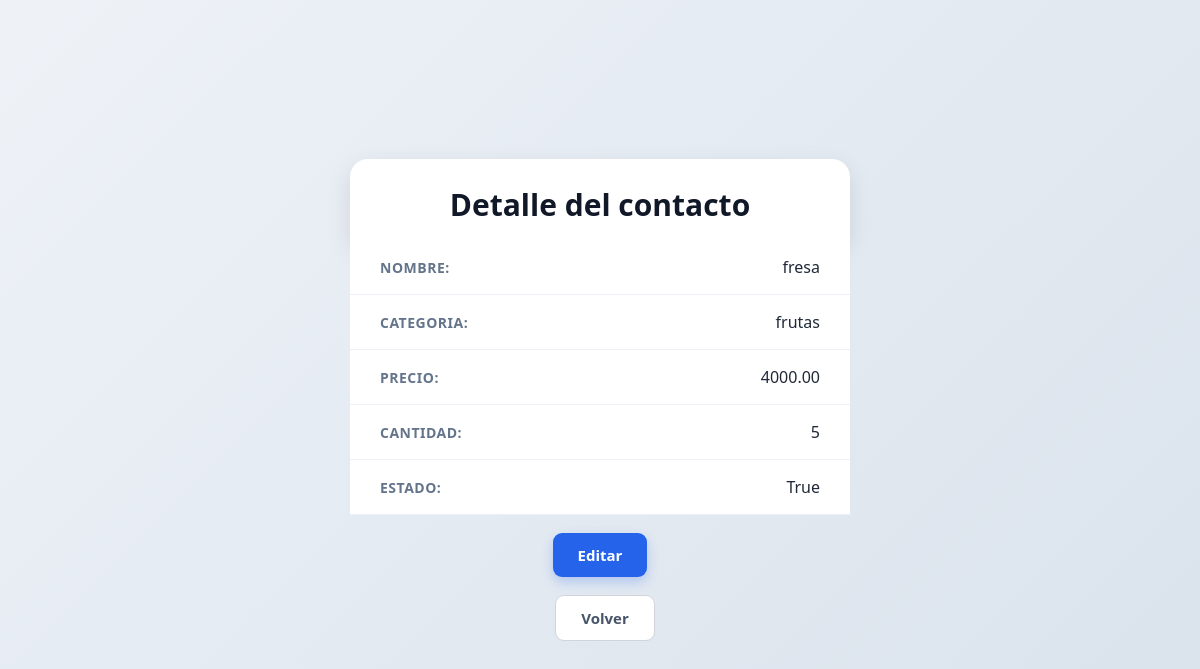
The app's page /productos/detalle/4/, older data.
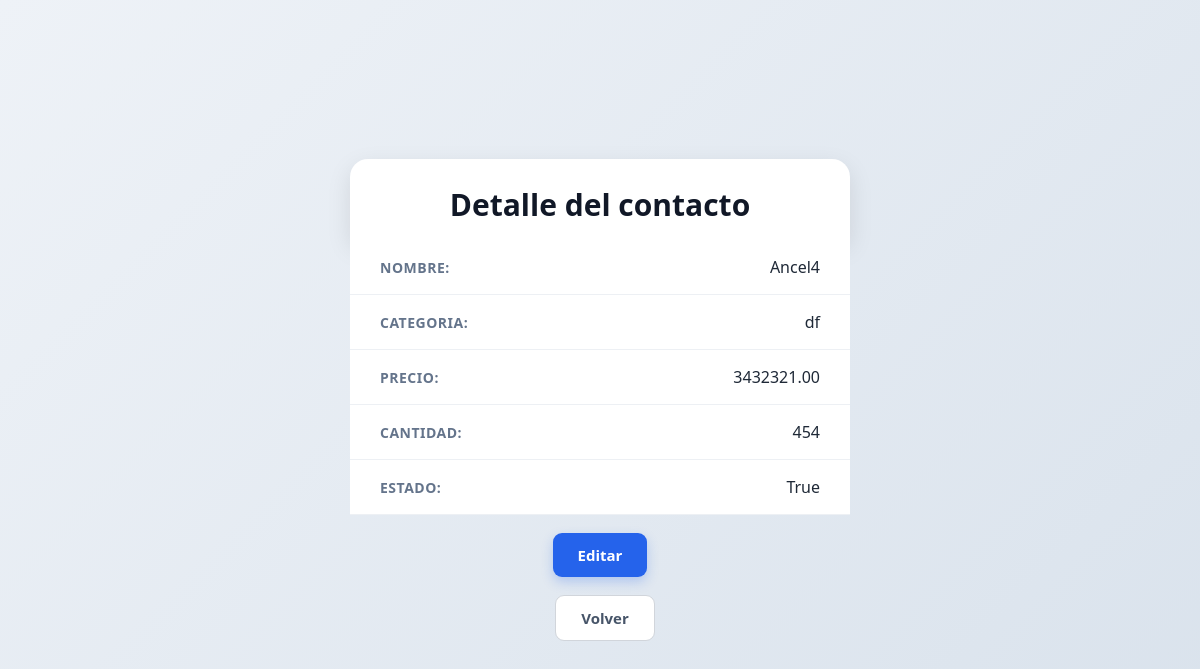
The same page, newer data.
### productos/models.py (models this page shows, shortened)
class producto(models.Model):
    nombre = models.CharField(max_length=100)
    categoria = models.CharField(max_length=100)
    precio = models.DecimalField(max_digits=10, decimal_places=2)
    cantidad = models.IntegerField()
    estado = models.BooleanField()

### productos/views.py (the view)
# urls.py: path("detalle/<id>/", views.detalle),
def detalle(request,id):
    Producto = producto.objects.get(id=id) #SELECT * FROM productos WHERE id=7
    return render(
        request,
        "detalle.html",
        {"Producto": Producto})

### productos/templates/detalle.html (shortened to what this page needs)
<!DOCTYPE html>
<html lang="es">
<head>
</head>
<body>
<h1>Detalle del contacto</h1>
<p>
    <strong>Nombre:</strong>
    {{ Producto.nombre }}
</p>
<p>
    <strong>Categoria:</strong>
    {{ Producto.categoria }}
</p>
<p>
    <strong>Precio:</strong>
    {{ Producto.precio }}
</p>
<p>
    <strong>Cantidad:</strong>
    {{ Producto.cantidad }}
</p>
<p>
    <strong>Estado:</strong>
    {{ Producto.estado }}
</p>
<br>
<a href="/productos/editar/{{ producto.id }}/">
    Editar
</a>
<br><br>
<a href="/productos/lista/">
    Volver
</a>
</body>
</html>

Row changes from the older to the newer data that the page shows:
changed producto "True": nombre "fresa" → "Ancel4"; categoria "frutas" → "df"; precio "4000.00" → "3432321.00"; cantidad "5" → "454"
